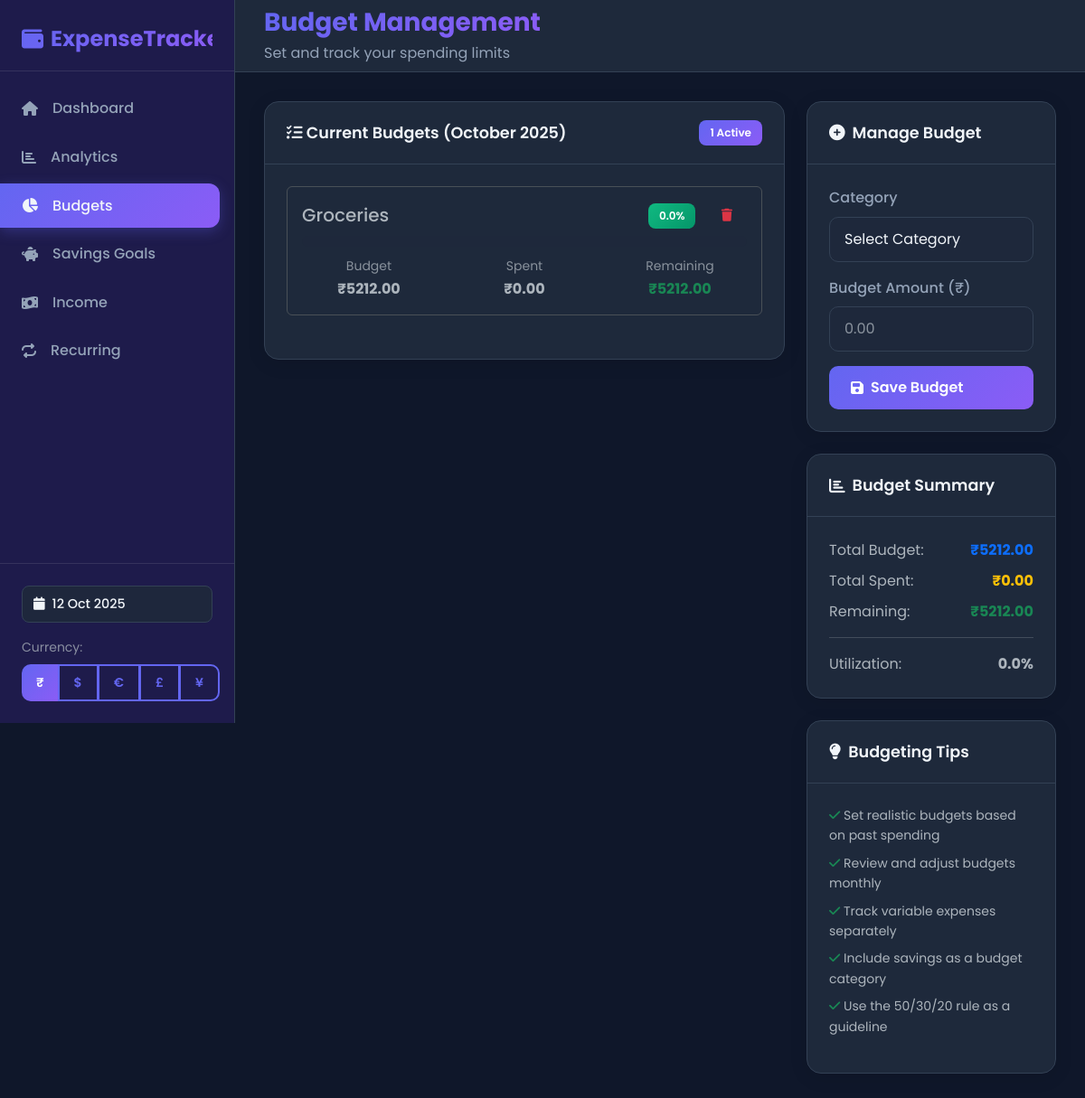
The app's page /budgets with its own data.
### models.py (models this page shows, shortened)
class Budget(db.Model):
    __tablename__ = 'budget'
    id = db.Column(db.Integer, primary_key=True)
    category = db.Column(db.String(50), nullable=False)
    amount = db.Column(Numeric(precision=10, scale=2), nullable=False)
    month = db.Column(db.Integer, nullable=False)
    year = db.Column(db.Integer, nullable=False)
    created_at = db.Column(db.DateTime, default=datetime.utcnow)
    __table_args__ = (
        db.UniqueConstraint('category', 'month', 'year', name='uix_category_month_year'),
        db.Index('idx_month_year', 'month', 'year'),
    )

### app.py (the view, shortened to what this page needs)
@app.route("/budgets", methods=["GET", "POST"])
def budgets():
    today = datetime.now()
    current_month = today.month
    current_year = today.year
    budgets = Budget.query.filter_by(month=current_month, year=current_year).all()
    first_day = today.replace(day=1).date()
    month_expenses = Expense.query.filter(Expense.date >= first_day).all()
    category_spending = defaultdict(float)
    for e in month_expenses:
        category_spending[e.category] += float(e.amount)
    budget_data = []
    total_budget = 0
    total_spent = 0
    for budget in budgets:
        spent = category_spending.get(budget.category, 0)
        remaining = float(budget.amount) - spent
        percentage = (spent / float(budget.amount) * 100) if float(budget.amount) > 0 else 0
        status = "success" if percentage < 80 else "warning" if percentage < 100 else "danger"
        budget_data.append({
            'id': budget.id,
            'category': budget.category,
            'budget': float(budget.amount),
            'spent': spent,
            'remaining': remaining,
            'percentage': percentage,
            'status': status
        })
        total_budget += float(budget.amount)
        total_spent += spent
    all_expenses = Expense.query.all()
    categories = sorted(set(e.category for e in all_expenses))
    return render_template(
        "budgets.html",
        budget_data=budget_data,
        categories=categories,
        current_month=calendar.month_name[current_month],
        current_year=current_year,
        total_budget=total_budget,
        total_spent=total_spent
    )

### app.py (called while the page is built)
def get_currency():
    return session.get('currency', '₹')

@app.context_processor
def inject_global_vars():
    return {
        'datetime': datetime,
        'currency': get_currency(),
        'get_currency': get_currency  # Make the function available in templates
    }

### templates/budgets.html (shortened to what this page needs)
{% extends "base.html" %}
{% block page_title %}Budget Management{% endblock %}
{% block page_subtitle %}Set and track your spending limits{% endblock %}
{% block content %}
<div class="row">
    <div class="col-lg-8">
        <div class="card mb-4">
            <div class="card-header d-flex justify-content-between align-items-center">
                <span><i class="fas fa-list-check"></i> Current Budgets ({{ current_month }} {{ current_year }})</span>
                <span class="badge bg-primary">{{ budget_data|length }} Active</span>
            </div>
            <div class="card-body">
                {% if budget_data %}
                    {% for budget in budget_data %}
                    <div class="budget-item mb-4 p-3 border rounded">
                        <div class="d-flex justify-content-between align-items-center mb-2">
                            <h5 class="mb-0">{{ budget.category }}</h5>
                            <div>
                                <span class="badge bg-{{ budget.status }} me-2">
                                    {{ "%.1f"|format(budget.percentage) }}%
                                </span>
                                <form action="/delete_budget/{{ budget.id }}" method="POST" style="display: inline;">
                                    <button type="submit" class="btn btn-sm btn-outline-danger" onclick="return confirm('Delete this budget?')">
                                        <i class="fas fa-trash"></i>
                                    </button>
                                </form>
                            </div>
                        </div>
                        <div class="progress mb-2" style="height: 12px;">
                        </div>
                        <div class="row text-center">
                            <div class="col-4">
                                <small class="text-muted">Budget</small>
                                <div class="fw-bold">{{ currency }}{{ "%.2f"|format(budget.budget) }}</div>
                            </div>
                            <div class="col-4">
                                <small class="text-muted">Spent</small>
                                <div class="fw-bold">{{ currency }}{{ "%.2f"|format(budget.spent) }}</div>
                            </div>
                            <div class="col-4">
                                <small class="text-muted">Remaining</small>
                                <div class="fw-bold text-{{ 'success' if budget.remaining > 0 else 'danger' }}">
                                    {{ currency }}{{ "%.2f"|format(budget.remaining) }}
                                </div>
                            </div>
                        </div>
                    </div>
                    {% endfor %}
                {% else %}
                <div class="text-center py-4">
                    <i class="fas fa-wallet display-1 text-muted"></i>
                    <h5 class="mt-3">No budgets set</h5>
                    <p class="text-muted">Create your first budget below to start tracking!</p>
                </div>
                {% endif %}
            </div>
        </div>
    </div>
    <div class="col-lg-4">
        <div class="card mb-4">
            <div class="card-header">
                <i class="fas fa-plus-circle"></i> {% if budget_data %}Manage{% else %}Create{% endif %} Budget
            </div>
            <div class="card-body">
                <form method="POST">
                    <div class="mb-3">
                        <label for="category" class="form-label">Category</label>
                        <select id="category" name="category" class="form-select" required>
                            <option value="">Select Category</option>
                        </select>
                    </div>
                    <div class="mb-3">
                        <label for="amount" class="form-label">Budget Amount ({{ currency }})</label>
                        <input type="number" id="amount" name="amount" class="form-control"
                               placeholder="0.00" step="0.01" min="0.01" required>
                    </div>
                    <button type="submit" class="btn btn-primary w-100">
                        <i class="fas fa-save"></i> Save Budget
                    </button>
                </form>
            </div>
        </div>
        <div class="card mb-4">
            <div class="card-header">
                <i class="fas fa-chart-bar"></i> Budget Summary
            </div>
            <div class="card-body">
                <div class="d-flex justify-content-between mb-2">
                    <span>Total Budget:</span>
                    <strong class="text-primary">{{ currency }}{{ "%.2f"|format(total_budget) }}</strong>
                </div>
                <div class="d-flex justify-content-between mb-2">
                    <span>Total Spent:</span>
                    <strong class="text-warning">{{ currency }}{{ "%.2f"|format(total_spent) }}</strong>
                </div>
                <div class="d-flex justify-content-between mb-2">
                    <span>Remaining:</span>
                    <strong class="text-success">{{ currency }}{{ "%.2f"|format(total_budget - total_spent) }}</strong>
                </div>
                <hr>
                <div class="d-flex justify-content-between">
                    <span>Utilization:</span>
                    <strong>{{ "%.1f"|format((total_spent / total_budget * 100) if total_budget > 0 else 0) }}%</strong>
                </div>
            </div>
        </div>
        <div class="card">
            <div class="card-header">
                <i class="fas fa-lightbulb"></i> Budgeting Tips
            </div>
            <div class="card-body">
                <ul class="list-unstyled small">
                    <li class="mb-2"><i class="fas fa-check text-success"></i> Set realistic budgets based on past spending</li>
                    <li class="mb-2"><i class="fas fa-check text-success"></i> Review and adjust budgets monthly</li>
                    <li class="mb-2"><i class="fas fa-check text-success"></i> Track variable expenses separately</li>
                    <li class="mb-2"><i class="fas fa-check text-success"></i> Include savings as a budget category</li>
                    <li><i class="fas fa-check text-success"></i> Use the 50/30/20 rule as a guideline</li>
                </ul>
            </div>
        </div>
    </div>
</div>
{% endblock %}

### static/style.css (style rules this page uses)
:root { --primary: #6366f1; --primary-dark: #4f46e5; --primary-light: #8b5cf6; --secondary: #64748b; --success: #10b981; --warning: #f59e0b; --danger: #ef4444; --info: #06b6d4; --dark: #1e293b; --light: #f8fafc; --background: #0f172a; --card-bg: #1e293b; --card-border: #334155; --text-primary: #f1f5f9; --text-secondary: #94a3b8; --gradient-primary: linear-gradient(135deg, #6366f1, #8b5cf6); --gradient-success: linear-gradient(135deg, #10b981, #059669); --gradient-warning: linear-gradient(135deg, #f59e0b, #d97706); --gradient-danger: linear-gradient(135deg, #ef4444, #dc2626); --sidebar-width: 260px; --topbar-height: 80px; }
* { margin: 0; padding: 0; box-sizing: border-box; }
body { background: var(--background); color: var(--text-primary); font-family: 'Poppins', 'Segoe UI', system-ui, -apple-system, sans-serif; line-height: 1.6; min-height: 100vh; overflow-x: hidden; }
.card { background: var(--card-bg); border: 1px solid var(--card-border); border-radius: 16px; box-shadow: 0 4px 20px rgba(0, 0, 0, 0.1); margin-bottom: 1.5rem; transition: all 0.3s ease; overflow: hidden; }
.card-header { background: transparent; border-bottom: 1px solid var(--card-border); padding: 1.25rem 1.5rem; font-weight: 600; font-size: 1.1rem; color: var(--text-primary); display: flex; align-items: center; gap: 0.5rem; }
.card-body { padding: 1.5rem; }
.form-control, .form-select { background: rgba(30, 41, 59, 0.8); border: 1px solid var(--card-border); border-radius: 10px; color: var(--text-primary); padding: 0.75rem 1rem; transition: all 0.3s ease; }
.form-label { color: var(--text-secondary); font-weight: 500; margin-bottom: 0.5rem; }
.btn { border-radius: 10px; padding: 0.75rem 1.5rem; font-weight: 600; border: none; transition: all 0.3s ease; display: inline-flex; align-items: center; gap: 0.5rem; }
.btn-primary { background: var(--gradient-primary); color: white; }
.btn-sm { padding: 0.5rem 1rem; font-size: 0.875rem; }
.badge { border-radius: 8px; padding: 0.5rem 0.75rem; font-weight: 600; font-size: 0.75rem; }
.badge.bg-primary { background: var(--gradient-primary) !important; }
.badge.bg-success { background: var(--gradient-success) !important; }
.progress { background: rgba(30, 41, 59, 0.8); border-radius: 10px; height: 12px; overflow: hidden; }
.bg-success { background: var(--gradient-success) !important; }

### records on screen
Budget: category "Groceries", percentage "0.0", currency "₹", budget "5212.00", spent "0.00", remaining "5212.00"

### other values on screen
{{ curr }} "₹" "$" "€" "£" "¥"
{{ current_month }} "October"
{{ budget_data|length }} "1"
{{ currency }} "₹"
{{ "%.2f"|format(total_budget) }} "5212.00"
{{ "%.2f"|format(total_spent) }} "0.00"
{{ "%.2f"|format(total_budget - total_spent) }} "5212.00"
